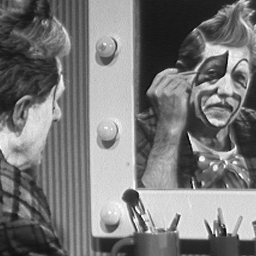
#> input picture proj3/cln1.gif, 256 x 256 px
$ python proj3_noise.py
#> lines starting #> are read from the running program, lines starting #| are printed output that depends on the picture
#!/usr/bin/env python3
# -*- coding: utf-8 -*-
"""
Created on Tue Feb 19 13:42:40 2019

Add noises
"""

import numpy as np
import cv2
from matplotlib import pyplot as plt
import PIL.Image

a = 3
b = 2

im = PIL.Image.open('cln1.gif')
#> im is the input picture: PIL image 256x256 P; min 3, max 255, mean 120.3
im.save('clnCon.png', 'png')
img = cv2.imread('clnCon.png',0)
#> img: shape (256, 256); min 3, max 255, mean 120.3
noisy1 = img + a * img.std() * np.random.random(img.shape)
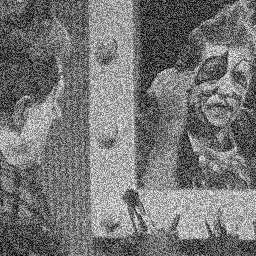
#> noisy1: shape (256, 256) float64; min 17.18, max 444.9, mean 215.2; drawn with min black and max white
noisy2 = img + b * img.max() * np.random.random(img.shape)
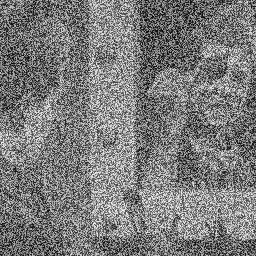
#> noisy2: shape (256, 256) float64; min 16.76, max 758.5, mean 376.4; drawn with min black and max white

imF = np.float32(img)
dft = cv2.dft(imF,flags = cv2.DFT_COMPLEX_OUTPUT)
dft_shift = np.fft.fftshift(dft)
magnitude_spectrum = 20*np.log(cv2.magnitude(dft_shift[:,:,0],dft_shift[:,:,1]))
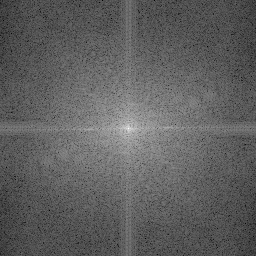
#> magnitude_spectrum: shape (256, 256) float32; min 43.67, max 317.6, mean 146.6; drawn with min black and max white
imF1 = np.float32(noisy1)
dft1 = cv2.dft(imF1,flags = cv2.DFT_COMPLEX_OUTPUT)
dft_shift1 = np.fft.fftshift(dft1)
magnitude_spectrum1 = 20*np.log(cv2.magnitude(dft_shift1[:,:,0],dft_shift1[:,:,1]))
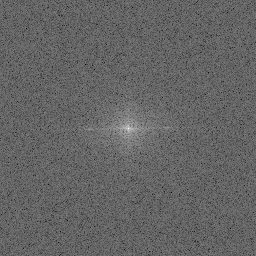
#> magnitude_spectrum1: shape (256, 256) float32; min 93.79, max 329.2, mean 186.9; drawn with min black and max white
imF2 = np.float32(noisy2)
dft2 = cv2.dft(imF2,flags = cv2.DFT_COMPLEX_OUTPUT)
dft_shift2 = np.fft.fftshift(dft2)
magnitude_spectrum2 = 20*np.log(cv2.magnitude(dft_shift2[:,:,0],dft_shift2[:,:,1]))
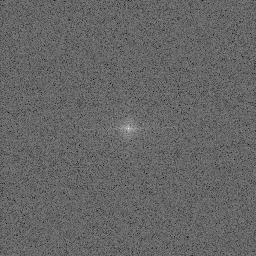
#> magnitude_spectrum2: shape (256, 256) float32; min 115.8, max 340.4, mean 205.5; drawn with min black and max white

plt.subplot(231),plt.imshow(img),plt.title('Original')
plt.xticks([]), plt.yticks([])
plt.subplot(232),plt.imshow(noisy1),plt.title('Noisy1')
plt.xticks([]), plt.yticks([])
plt.subplot(233),plt.imshow(noisy2),plt.title('Noisy2')
plt.xticks([]), plt.yticks([])

plt.subplot(234),plt.imshow(magnitude_spectrum),plt.title('Original Spectrum')
plt.xticks([]), plt.yticks([])
plt.subplot(235),plt.imshow(magnitude_spectrum1),plt.title('Noisy1 Spectrum')
plt.xticks([]), plt.yticks([])
plt.subplot(236),plt.imshow(magnitude_spectrum2),plt.title('Noisy2 Spectrum')
plt.xticks([]), plt.yticks([])


plt.show()
